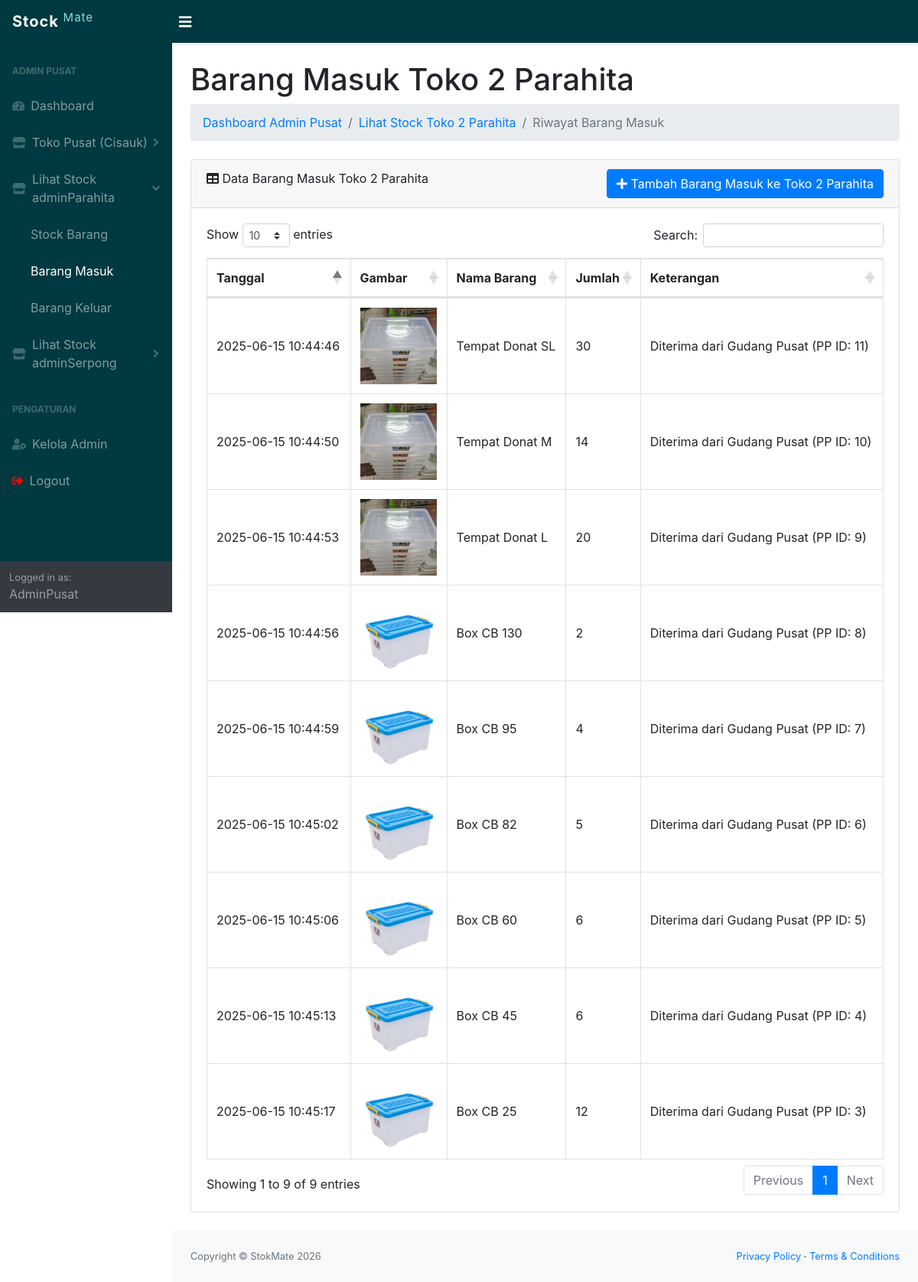
/admin/parahita_masuk.php (signed in), run on the app's committed database.
### tables this page shows
CREATE TABLE `parahita_masuk` (
  `idmasuk` int(11) NOT NULL,
  `idbarang` int(11) NOT NULL,
  `tanggal` timestamp NOT NULL DEFAULT current_timestamp() ON UPDATE current_timestamp(),
  `keterangan` varchar(50) NOT NULL,
  `qty` int(11) NOT NULL
);

CREATE TABLE `parahita_stock` (
  `idbarang` int(11) NOT NULL,
  `namabarang` varchar(50) NOT NULL,
  `deskripsi` varchar(50) NOT NULL,
  `stock` int(11) NOT NULL DEFAULT 0,
  `image` varchar(99) DEFAULT NULL
);

### admin/parahita_masuk.php (the view, shortened to what this page needs)
<?php
$store_name = "Toko 2 Parahita";
$store_prefix = "parahita";
?>
<!DOCTYPE html>
<html lang="en">
    <head>
        <link href="../css/styles.css" rel="stylesheet" />
        <link href="https://cdn.datatables.net/1.10.20/css/dataTables.bootstrap4.min.css" rel="stylesheet" />
    </head>
    <body class="sb-nav-fixed">
        <nav class="sb-topnav navbar navbar-expand navbar-dark" style="background-color: #003940; box-shadow: 0 2px 4px rgba(0,0,0,0.1);">
            <a class="navbar-brand" href="index.php" style="font-weight: bold; letter-spacing: 1px;">
                Stock <sup style="color: #80DEEA; font-weight: normal;">Mate</sup>
            </a>
            <button class="btn btn-link btn-sm order-1 order-lg-0" id="sidebarToggle" href="#" style="color: #ffffff; transition: transform 0.3s ease;">
                <i class="fas fa-bars fa-lg"></i>
            </button>
        </nav>
        <div id="layoutSidenav">
             <?php require '_sidebar.php';  ?>
            <div id="layoutSidenav_content">
                <main>
                    <div class="container-fluid px-4">
                         <h1 class="mt-4">Barang Masuk <?= htmlspecialchars($store_name); ?></h1>
                         <ol class="breadcrumb mb-4">
                            <li class="breadcrumb-item"><a href="index.php">Dashboard Admin Pusat</a></li>
                            <li class="breadcrumb-item"><a href="parahita_index.php">Lihat Stock <?= htmlspecialchars($store_name); ?></a></li>
                            <li class="breadcrumb-item active">Riwayat Barang Masuk</li>
                        </ol>
                        <div class="card mb-4">
                            <div class="card-header">
                                <i class="fas fa-table me-1"></i>
                                Data Barang Masuk <?= htmlspecialchars($store_name); ?>
                               <button type="button" class="btn btn-primary float-right" data-toggle="modal" data-target="#myModalParahitaMasuk">
                                <i class="fas fa-plus"></i> Tambah Barang Masuk ke <?= htmlspecialchars($store_name); ?>
                              </button>
                            </div>
                            <div class="card-body">
                             <div class="table-responsive">
                                <table class="table table-bordered table-hover" id="dataTable" width="100%" cellspacing="0">
                                    <thead>
                                    <tr>
                                        <th>Tanggal</th>
                                        <th>Gambar</th>
                                        <th>Nama Barang</th>
                                        <th>Jumlah</th>
                                        <th>Keterangan</th>
                                    </tr>
                                    </thead>
                                    <tbody>
                                       <?php
                                        $ambilsemuadatastock = mysqli_query($conn, "select * from " . $store_prefix . "_masuk m, " . $store_prefix . "_stock s where s.idbarang = m.idbarang order by m.tanggal DESC");
                                        if ($ambilsemuadatastock) {
                                            while($data=mysqli_fetch_array($ambilsemuadatastock)){
                                                $tanggal = $data['tanggal'];
                                                $namabarang = htmlspecialchars($data['namabarang']);
                                                $qty = htmlspecialchars($data['qty']);
                                                $keterangan = htmlspecialchars($data['keterangan']);
                                                $gambar = $data['image'];
                                                if($gambar==null || !file_exists("../images/".$gambar)){
                                                    $img = 'No Photo';
                                                } else {
                                                    $img = '<img src="../images/'.htmlspecialchars($gambar).'" class="zoomable" alt="'.htmlspecialchars($namabarang).'">';
                                                }
                                        ?>
                                        <tr>
                                            <td><?=$tanggal;?></td>
                                            <td><?=$img;?></td>
                                            <td><?=$namabarang;?></td>
                                            <td><?=$qty;?></td>
                                            <td><?=$keterangan;?></td>
                                        </tr>
                                        <?php
                                            }
                                        } else {
                                            echo "<tr><td colspan='5' class='text-center'>Gagal mengambil data barang masuk atau belum ada data.</td></tr>";
                                        }
                                        ?>
                                    </tbody>
                                    </table>
                                </div>
                            </div>
                        </div>
                    </div>
                </main>
                <footer class="py-4 bg-light mt-auto">
                      <div class="container-fluid px-4">
                        <div class="d-flex align-items-center justify-content-between small">
                            <div class="text-muted">Copyright &copy; StokMate <?php echo date("Y"); ?></div>
                            <div> <a href="#">Privacy Policy</a> &middot; <a href="#">Terms &amp; Conditions</a> </div>
                        </div>
                    </div>
                </footer>
            </div>
        </div>
    </body>
</html>

### admin/parahita_masuk.php (style rules this page uses)
.zoomable { width: 100px; }
.table-responsive { overflow-x: visible; }
td { vertical-align: middle !important; }

### data on the page
parahita_masuk: tanggal "2025-06-15 10:45:17", idbarang.image (picture), idbarang.namabarang "Box CB 25", qty "12", keterangan "Diterima dari Gudang Pusat (PP ID: 3)"
parahita_masuk: tanggal "2025-06-15 10:45:13", idbarang.image (picture), idbarang.namabarang "Box CB 45", qty "6", keterangan "Diterima dari Gudang Pusat (PP ID: 4)"
parahita_masuk: tanggal "2025-06-15 10:45:06", idbarang.image (picture), idbarang.namabarang "Box CB 60", qty "6", keterangan "Diterima dari Gudang Pusat (PP ID: 5)"
parahita_masuk: tanggal "2025-06-15 10:45:02", idbarang.image (picture), idbarang.namabarang "Box CB 82", qty "5", keterangan "Diterima dari Gudang Pusat (PP ID: 6)"
parahita_masuk: tanggal "2025-06-15 10:44:59", idbarang.image (picture), idbarang.namabarang "Box CB 95", qty "4", keterangan "Diterima dari Gudang Pusat (PP ID: 7)"
parahita_masuk: tanggal "2025-06-15 10:44:56", idbarang.image (picture), idbarang.namabarang "Box CB 130", qty "2", keterangan "Diterima dari Gudang Pusat (PP ID: 8)"
parahita_masuk: tanggal "2025-06-15 10:44:53", idbarang.image (picture), idbarang.namabarang "Tempat Donat L", qty "20", keterangan "Diterima dari Gudang Pusat (PP ID: 9)"
parahita_masuk: tanggal "2025-06-15 10:44:50", idbarang.image (picture), idbarang.namabarang "Tempat Donat M", qty "14", keterangan "Diterima dari Gudang Pusat (PP ID: 10)"
parahita_masuk: tanggal "2025-06-15 10:44:46", idbarang.image (picture), idbarang.namabarang "Tempat Donat SL", qty "30", keterangan "Diterima dari Gudang Pusat (PP ID: 11)"

### other printed values
$_SESSION['roles'] "AdminPusat"
$store_name "Toko 2 Parahita"
